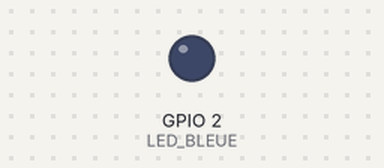
This program was run on a simulated ESP32. Parts: output pins drawn as LEDs (lit = HIGH). WiFi joins after 1.5 s; servers stay silent unless stated; random numbers use the default seed unless the program sets one; what the program prints to the serial monitor is not drawn.

Above: at 0.1 s.
At 1.6 s:
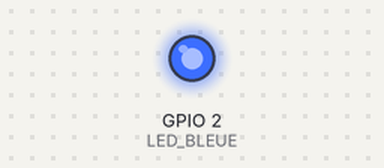
Timing chart, 0 to 3.1 s (numbered marks = the images above):
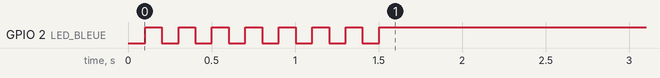

The program:

main.cpp
```cpp
#include "Arduino.h"
// biliothèques pour le serveur web
#include <WiFi.h>
#include <ESPAsyncWebServer.h>
#include <Adafruit_AHTX0.h>

#define LED_BLEUE 2 // Broche de la LED bleue

// Identifiants du réseau WiFi
const char* ssid = "Wifi_Iot215";
const char* password = "CIEL1234#+";

// Nom du serveur
const char* hostname = "IoT-ESP32 Luc";

// Configuration de l'IP fixe
IPAddress local_IP(192, 168, 1, 184); // Adresse IP fixe
IPAddress gateway(192, 168, 1, 1);    // Passerelle
IPAddress subnet(255, 255, 255, 0);   // Masque de sous-réseau
IPAddress primaryDNS(8, 8, 8, 8);     // DNS primaire
IPAddress secondaryDNS(8, 8, 4, 4);   // DNS secondaire

// Création du serveur web asynchrone sur le port 80
AsyncWebServer server(80);

// Variables pour les valeurs à afficher sur la page web
String mesureHTML;
String texteHTML;
String tempHTML;
String humidityHTML;

// Page HTML à afficher
const char page_index[] PROGMEM = R"rawliteral(
<!DOCTYPE html>
<html lang="en">
<head>
    <meta charset="UTF-8">
    <meta name="viewport" content="width=device-width, initial-scale=1.0">
    <meta http-equiv="refresh" content="3"> <!-- Rafraîchit la page toutes les 3 secondes -->
    <title>Capteur IOT </title>
    <style>
        /* Réinitialisation des marges et padding */
        * {
            margin: 0;
            padding: 0;
            box-sizing: border-box;
        }

        /* Fond général de la page */
        body {
            font-family: 'Arial', sans-serif;
            background-color: #f4f4f9;
            color: #333;
            margin: 40px auto;
            max-width: 800px;
        }

        /* Titre principal */
        h1 {
            color: #504658;
            text-align: center;
            font-size: 2.5em;
            margin-bottom: 20px;
        }

        /* Titre secondaire */
        h2 {
            color: #b84a01;
            text-align: center;
            font-size: 1.5em;
            margin: 20px 0;
        }

        /* Section contenant les informations du capteur */
        .donneecapteur {
            background-color: #fff;
            padding: 15px;
            border-radius: 8px;
            box-shadow: 0 2px 10px rgba(0, 0, 0, 0.1);
            margin-bottom: 20px;
        }

        /* Label des données */
        .donneecapteur label {
            font-weight: bold;
            display: inline-block;
            width: 120px;
            color: #555;
        }

        /* Valeur des données */
        .donneecapteur span {
            font-weight: normal;
            display: inline-block;
            color: #333;
        }

        /* Ajouter une marge pour le nom */
        .nom {
            color: #70037a;
            text-align: center;
            font-size: 1.5em;
            margin-top: 30px;
            font-weight: 600;
        }

        /* Div contenant l'adresse IP */
        div {
            text-align: left;
        }

        /* Stylisation des différentes données (Température, Humidité, etc.) */
        .donneecapteur span#temperature {
            color: #d9534f;
        }

        .donneecapteur span#humidite {
            color: #5bc0de;
        }

        .donneecapteur span#distance {
            color: #f0ad4e;
        }

        .donneecapteur span#ip {
            color: #5cb85c;
        }
    </style>
</head>
<body>
    <h1>Capteur IOT</h1>
    <div class="donneecapteur">
        <label for="temperature">Température:</label>
        <span id="temperature">%MESURE%</span> °C
    </div>
    <div class="donneecapteur">
        <label for="humidite">Humidité:</label>
        <span id="humidite">%HUMIDITY%</span>
    </div>
    <div class="donneecapteur">
        <label for="distance">Message:</label>
        <span id="distance">%MESSAGE%</span>
    </div>
    <h2>Adresse IP</h2>
    <div class="donneecapteur">
        <label for="ip">IP:</label>
        <span id="ip">--</span>
    </div>
    <h1 class="nom">Tournié</h1>
</body>
</html>

)rawliteral";

const char page_404[] PROGMEM = R"rawliteral(
<!DOCTYPE html>
<html>
<head>
  <title>Erreur 404</title>
  <meta charset="UTF-8">
</head>
<body style="display: flex; justify-content: center; align-items: center; height: 100vh; text-align: center;">
  <div>
    <h1>Erreur 404</h1>
    <p>Page inconnue</p>
  </div>
</body>
</html>
)rawliteral";

// Fonction pour remplacer les variables dans la page HTML signalées par %VAR%
String fctVariablesPageHTML(const String& var) {
  if (var == "MESURE") {
    return mesureHTML;
  }
  else if (var == "MESSAGE") {
    return texteHTML;
  }
  return String();

  if (var == "HUMIDITY") {
    return humidityHTML;
  }
  else if (var == "MESSAGE") {
    return texteHTML;
  }
  return String();
}

void setup() {
  Serial.begin(115200);
  pinMode(LED_BLEUE, OUTPUT);
  // Configuration de l'IP fixe si nécessaire (décommenter les lignes ci-dessous)
  /*
  if (!WiFi.config(local_IP, gateway, subnet, primaryDNS, secondaryDNS)) {
    Serial.println("Erreur de configuration de l'IP fixe");
  }
  */

  WiFi.begin(ssid, password); // Connexion au réseau WiFi
  // Attente de la connexion
  Serial.println("Connexion au WiFi...");
  while (WiFi.status() != WL_CONNECTED) {
    digitalWrite(LED_BLEUE, LOW);
    delay(100);
    digitalWrite(LED_BLEUE, HIGH);
    delay(100);
    Serial.print(".");
  }
  Serial.println("Connecté au WiFi");

  // Affichage des informations réseau
  String ipAddress = WiFi.localIP().toString();
  Serial.println("Adresse IP : "+ipAddress);
  String macAddress = WiFi.macAddress();
  Serial.println("Adresse MAC : "+macAddress);
  int rssiDBm = WiFi.RSSI(); // Niveau de réception en dBm (Received Signal Strength Indicator)
  Serial.println("Niveau de réception (RSSI) : "+String(rssiDBm)+" dBm");
  float rssiWatts = pow(10.0, (float (rssiDBm) - 30.0) / 10.0); // conversion du RSSI en mW
  Serial.println("Puissance du signal : "+String(rssiWatts*1000,10)+" mW");

  // Configuration du nom d'hôte
  WiFi.setHostname(hostname);

  server.on("/", HTTP_GET, [](AsyncWebServerRequest *request){ // Gestion de la requête HTTP GET sur la racine du serveur
    request->send_P(200, "text/html", page_index, fctVariablesPageHTML); // Envoi de la page HTML page_index
                                                                         // et utilisant la fonction fctVariablesPageHTML
  });
    // Gestion de la requête 404
  server.onNotFound([](AsyncWebServerRequest *request){
    request->send_P(404, "text/html", page_404);
  });
  server.begin(); // Démarrage du serveur web
  Serial.println("Serveur actif");
}

void loop() {
  // Lire la mesure du capteur
  int valMesure = random(0, 100);
  mesureHTML = String(valMesure);
  // déterminer le texte à afficher
  if (valMesure < 34) {
    texteHTML = "Valeur faible";
  } else if (valMesure < 75) {
    texteHTML = "Valeur normale";
  } else {
    texteHTML = "Valeur élevée";
  }
  // Attendre 2 secondes avant de renouvler les variables
  delay(2000);
}
```
